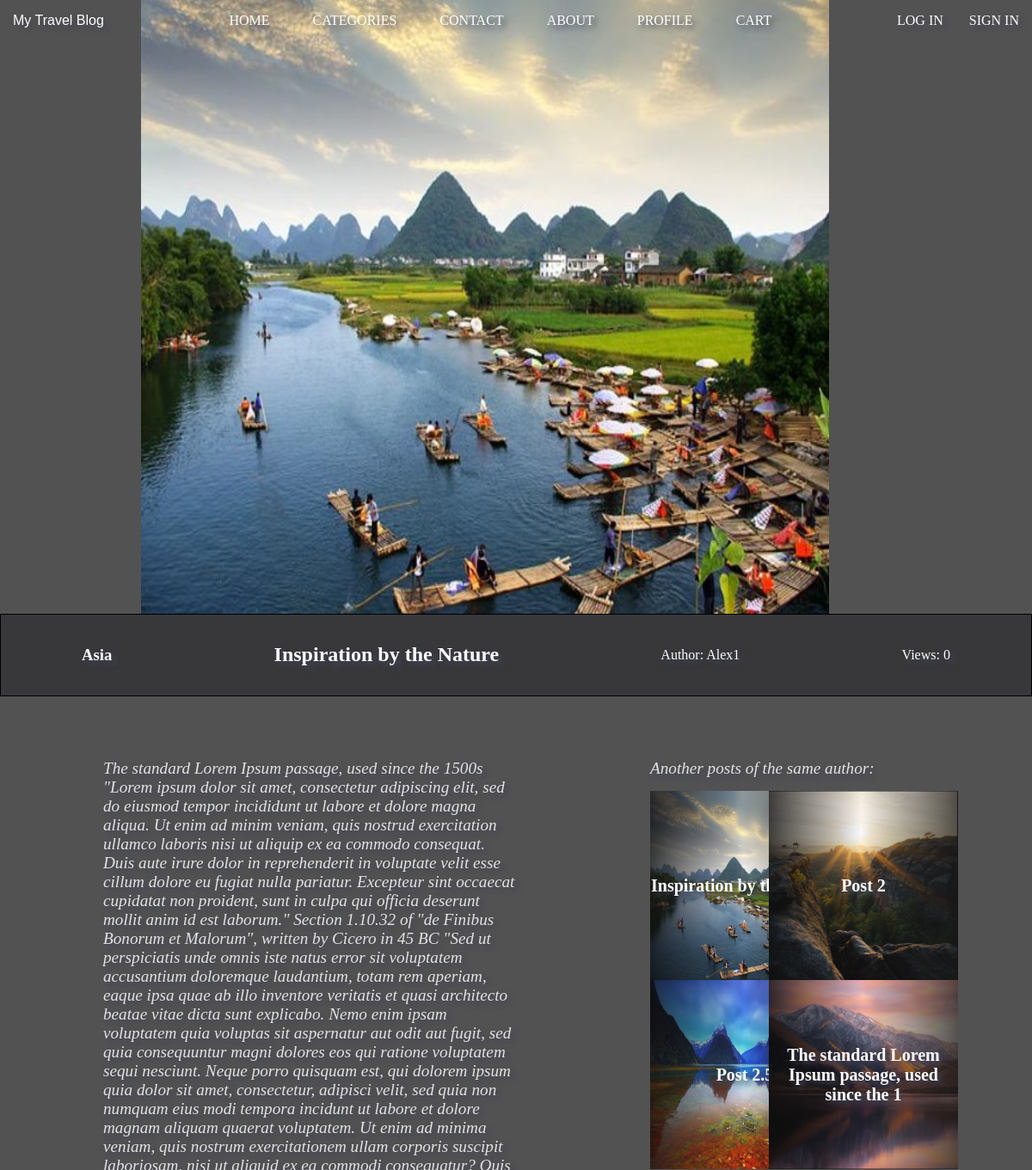
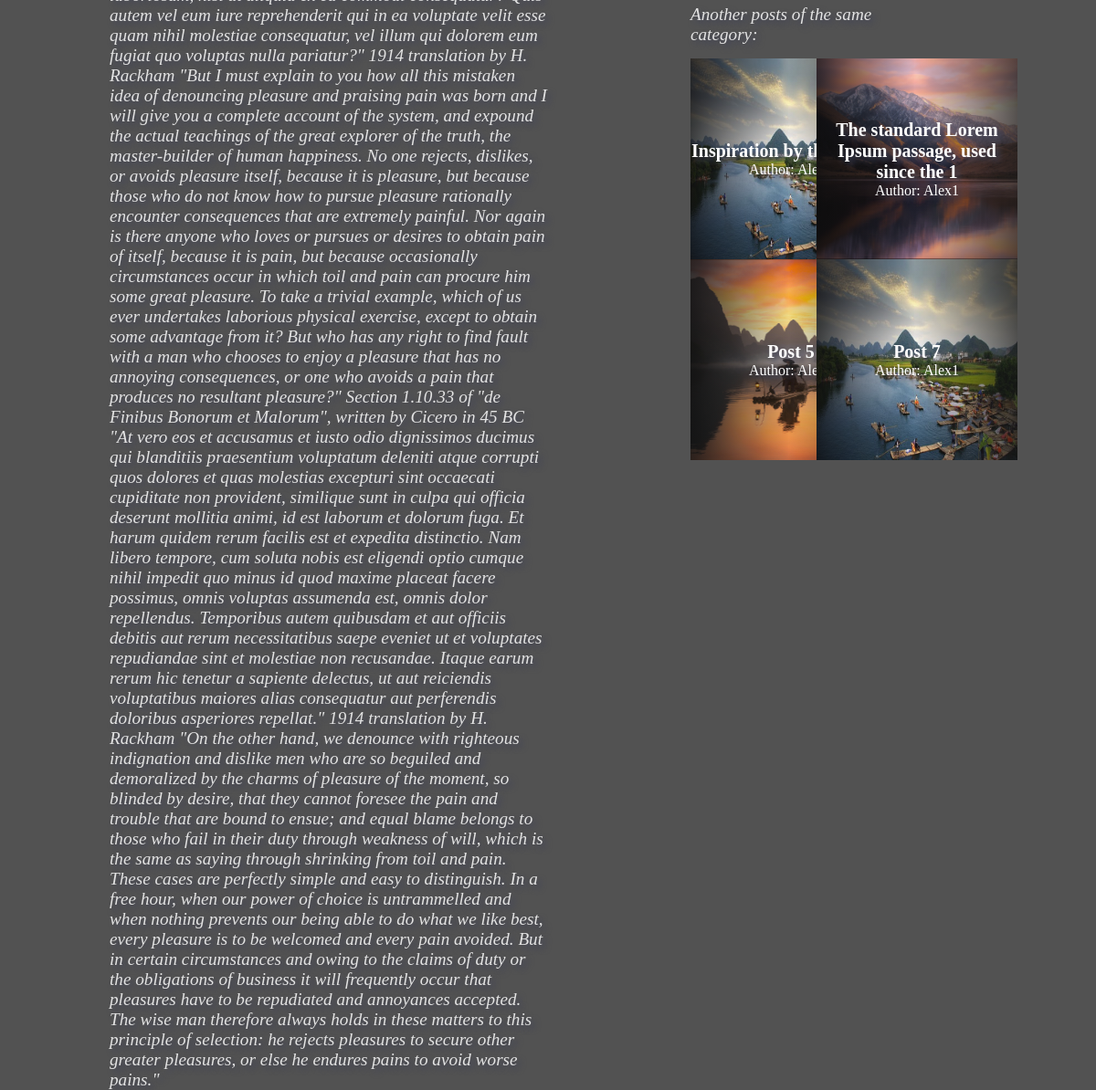
/posts/post_view/10/1/1/, run on the app's committed database (2 pictures, top to bottom).
### posts/models.py (models this page shows, shortened)
class Post(models.Model):
    title = models.CharField(
        null=True,
        max_length=50
    )
    slug = models.SlugField(
        null=True,
    )
    body = models.TextField(
        null=True,
    )
    snippet = models.TextField(
        null=True,
        max_length=200,
    )
    image = models.ImageField(
        null=True,
        upload_to='post_images/%Y/%m/%d'
    )
    category = models.ForeignKey(
        Category,
        on_delete=models.CASCADE,
        null=True,
    )
    author = models.ForeignKey(
        BlogUser,
        on_delete=models.CASCADE,
        null=True,
    )
    views = models.IntegerField(
        default=0,
    )
    def get_absolute_url(self):
        return reverse(
            'post_view',
            kwargs={
                'pk': self.id,
                'cpk': self.category.id,
                'apk': self.author.id,
            }
        )

class Category(models.Model):
    name = models.CharField(
        null=True,
        max_length=50
    )
    slug = models.SlugField(
        null=True,
    )
    snippet = models.TextField(
        null=True,
        max_length=200,
    )
    image = models.ImageField(
        null=True,
        upload_to=('categories/%Y/%m/%d')
    )
    image_header = models.ImageField(
        null=True,
        upload_to=('categories/%Y/%m/%d')
    )
    def __str__(self):
        return self.name

### users/models.py (models this page shows, shortened)
class BlogUser(AbstractUser):
    photo = models.ImageField(
        null=True,
        upload_to='photo/%Y/%m/%d'
    )
    is_admin = models.BooleanField(
        default=False,
    )
    is_director = models.BooleanField(
        default=False,
    )
    REQUIRED_FIELDS = ['email']

### posts/views.py (the view)
# urls.py: path('post_view/<pk>/<cpk>/<apk>/', PostView.as_view(), name='post_view'),
class PostView(DetailView):
    model = Post
    template_name = 'post_view.html'
    def get_context_data(self, **kwargs):
        context = {
            'post': Post.objects.filter(id=self.kwargs['pk']),
            'posts': Post.objects.filter(category__id=self.kwargs['cpk'])[:4],
            'author': Post.objects.filter(author__id=self.kwargs['apk'])[:4],
        }
        return context

### posts/templates/post_view.html (shortened to what this page needs)
{% extends 'base.html' %}
{% block content %}
<section class="post-view-section">
    <div class="post-view-container">
        <div class="post-gallery">
            {% for post in post %}
            {% if post.image %}
            <img src="{{ post.image.url }}" alt="">
            {% else %}
            <a href="{% url 'update_post' post.pk %}">
                Add photo
            </a>
            {% endif %}
            {% endfor %}
        </div>
        <div class="post-description">
            {% for post in post %}
            <h3>{{ post.category }}</h3>
            <h1>{{ post.title }}</h1>
            <p>Author: {{ post.author.username }}</p>
            <p>Views: {{ post.views }}</p>
            {% endfor %}
        </div>
        <div class="post-body">
            {% for post in post %}
            <p>{{ post.body }}</p>
            {% endfor %}
        </div>
        <div class="sidebar-post-view-category-container">
            <div class="sidebar-title">
                <h3>Another posts of the same category:</h3>
            </div>
            {% for post in posts %}
            <a href="{{ post.get_absolute_url }}">
                <div class="sidebar-grid-mini">
                    {% if post.image %}
                    <img src="{{ post.image.url }}" alt="">
                    {% endif %}
                    <div class="inside-grid">
                        <h1>{{ post.title }}</h1>
                        <p>Author: {{ post.author.username }}</p>
                    </div>
                </div>
            </a>
            {% endfor %}
        </div>
        <div class="sidebar-post-view-author-container">
            <div class="sidebar-title">
                <h3>Another posts of the same author:</h3>
            </div>
            {% for post in author %}
            <a href="{{ post.get_absolute_url }}">
                <div class="sidebar-grid-mini">
                    {% if post.image %}
                    <img src="{{ post.image.url }}" alt="">
                    {% endif %}
                    <div class="inside-grid">
                        <h1>{{ post.title }}</h1>
                    </div>
                </div>
            </a>
            {% endfor %}
        </div>
    </div>
</section>
{% endblock %}

### static/css/base.css (style rules this page uses)
* { margin: 0; padding: 0; }
body { background-color: #525252; }
.post-description h3 { color: white; }
.post-description h1 { color: white; }
.post-description p { color: white; }
.post-body { color: #e3e3e3; }
.post-view-container { display: grid; grid-template-columns: 5% 40% 3% 23% 3%; grid-template-rows: 80vh 12vh 40vh 2vh 40vh 10vh; gap: 5%; }
.post-gallery { grid-column: 1/6; grid-row: 1/2; display: flex; flex-direction: row; justify-content: center; align-items: center; }
.post-gallery img { width: 800px; height: 800px; }
.post-description { grid-column: 1/7; grid-row: 2/3; display: flex; flex-direction: row; justify-content: space-around; align-items: center; border: 1px solid black; background: #38383b; text-color: white; }
.post-body { grid-column: 2/3; font: italic 1.2em "Fira Sans", serif; }
.sidebar-post-view-category-container { grid-column: 4/5; grid-row: 5/6; display: grid; grid-template-columns: 1fr 1fr; grid-template-rows: 1fr 1fr 1fr; }
.sidebar-post-view-author-container { grid-column: 4/5; grid-row: 3/4; display: grid; grid-template-columns: 1fr 1fr; grid-template-rows: 1fr 1fr 1fr; }
.sidebar-title { grid-column: 1/3; grid-row: 1/2; color: #e3e3e3; margin-bottom: 15px; }
.sidebar-title h3 { font: italic 1.2em "Fira Sans", serif; }
.sidebar-grid-mini { position: relative width: 220px; height: 220px; }
.sidebar-grid-mini img { width: 220px; height: 220px; position: absolute; }
.sidebar-grid-mini .inside-grid { width: 220px; height: 220px; position: absolute; display: flex; flex-direction: column; align-items: center; justify-content: center; color: white; background: linear-gradient(90deg, rgba(16,16,17,0.8018557764902836) 0%, rgba(175,175,186,0.06235997817095584) 49%, rgba(27,27,27,0.7458333675266982) 100%); }
.sidebar-grid-mini .inside-grid h1 { text-align: center; font-size: 20px; }

### static/css/header.css (style rules this page uses)
* { text-shadow: 4px 4px 6px rgba(66, 68, 90, 1); }
a { text-decoration: none; font-family: 'Franklin Gothic Medium'; color: white; text-shadow: 4px 4px 6px rgba(66, 68, 90, 1); }

### data on the page
Post: image (picture), category "Asia", title "Inspiration by the Nature", author.username "Alex1", views "0", body "The standard Lorem Ipsum passage, used since the 1500s \"Lorem ipsum dolor sit amet, consectetur adipiscing elit, sed do eiusmod tempor incididunt ut labore et dolore magna aliqua. Ut enim ad minim veniam, quis nostrud exercitation ullamco laboris nisi ut aliquip ex ea commodo consequat. Duis aute irure dolor in reprehenderit in voluptate velit esse cillum dolore eu fugiat nulla pariatur. Excepteur sint occaecat cupidatat non proident, sunt in culpa qui officia deserunt mollit anim id est laborum.\" Section 1.10.32 of \"de Finibus Bonorum et Malorum\", written by Cicero in 45 BC \"Sed ut perspiciatis unde omnis iste natus error sit voluptatem accusantium doloremque laudantium, totam rem aperiam,…"
Post: image (picture), title "The standard Lorem Ipsum passage, used since the 1", author.username "Alex1"
Post: image (picture), title "Post 5", author.username "Alex1"
Post: image (picture), title "Post 7", author.username "Alex1"
Post: image (picture), title "Post 2"
Post: image (picture), title "Post 2.5"
